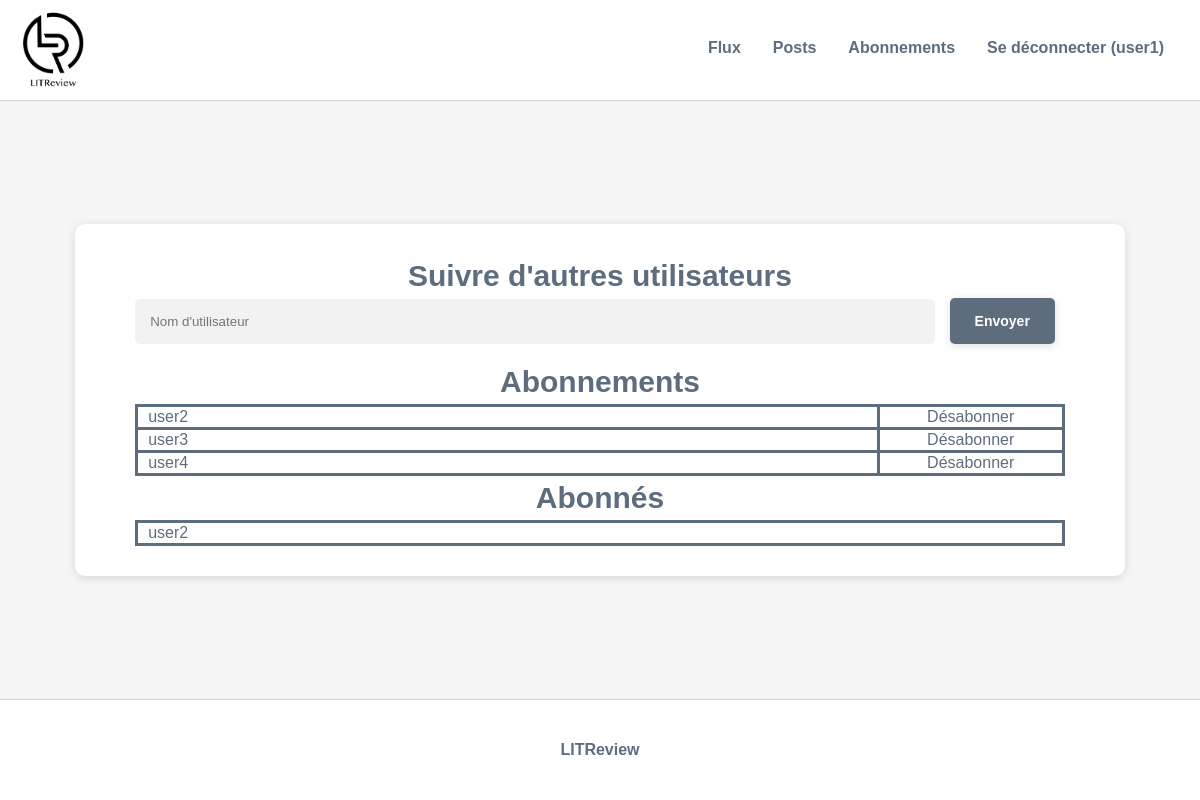
The app's page /subscriptions/ (signed in), older data.
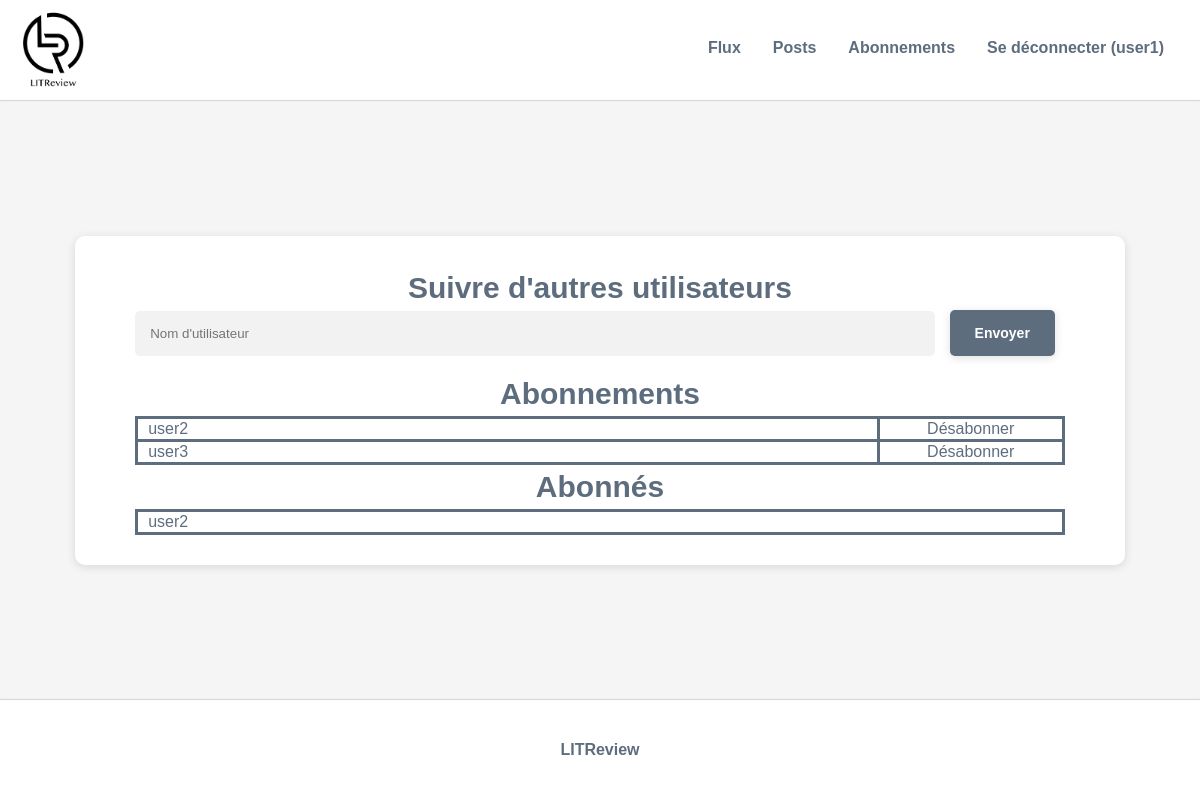
The same page, newer data.
### blog/models.py (models this page shows, shortened)
class UserFollows(models.Model):
    user = models.ForeignKey(
        to=settings.AUTH_USER_MODEL, on_delete=models.CASCADE, related_name='following')
    followed_user = models.ForeignKey(
        to=settings.AUTH_USER_MODEL, on_delete=models.CASCADE, related_name='followed_by')
    class Meta:
        unique_together = ('user', 'followed_user', )

### blog/views.py (the view, shortened to what this page needs)
# urls.py: path('subscriptions/', blog.views.subscriptions, name='subscriptions'),
@login_required
def subscriptions(request):
    connected_user = request.user
    all_followers = UserFollows.objects.filter(followed_user=connected_user)
    all_followed = UserFollows.objects.filter(user=connected_user)
    return render(
        request, 'blog/subscriptions.html', context={'all_followers': all_followers, 'all_followed': all_followed})

### blog/templates/blog/subscriptions.html (shortened to what this page needs)
{% extends 'base.html' %}
{% block content %}
    <div class="page_container">
        <h1>Suivre d'autres utilisateurs</h1>
        <form method="POST" class="subscription_form">
            <input type="text" name="username" id="username" placeholder="Nom d'utilisateur">
            <button type="submit" class="button">Envoyer</button>
        </form>
        <h1>Abonnements</h1>
        <table class="subscriptions_table">
            <tbody>
            {% for followed in all_followed %}
                <tr>
                    <td>{{ followed.followed_user }}</td>
                    <td><a href="{% url 'unsubscribe' followed.id %}">Désabonner</a></td>
                </tr>
            {% endfor %}
            </tbody>
        </table>
        <h1>Abonnés</h1>
        <table class="subscriptions_table">
            <tbody>
            {% for follower in all_followers %}
                <tr>
                    <td>{{ follower.user }}</td>
                </tr>
            {% endfor %}
            </tbody>
        </table>
    </div>
{% endblock content %}

Row changes from the older to the newer data that the page shows:
removed UserFollows: followed_user "user4", shown under "Abonnements"
